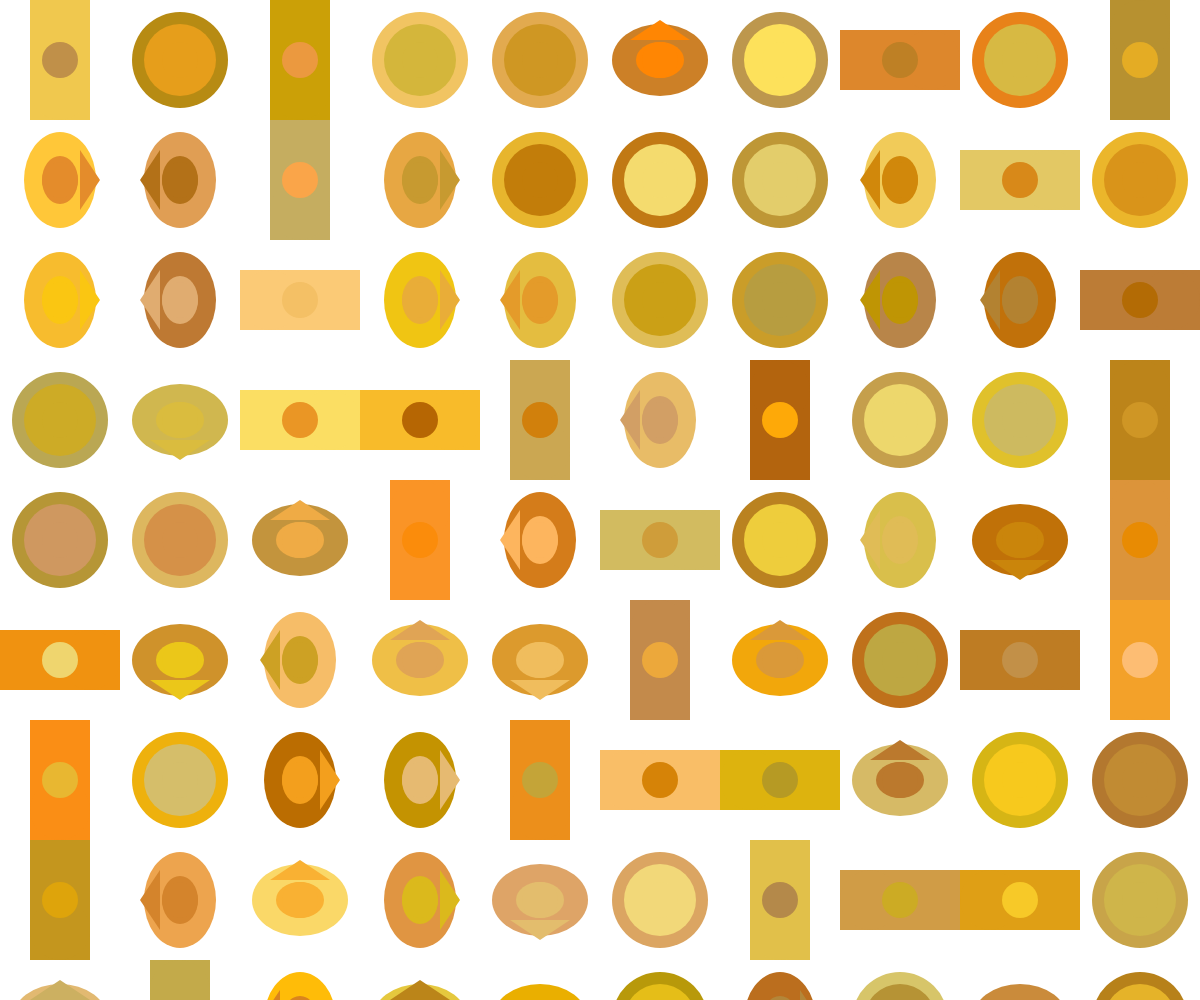
Frame 1 (no input)
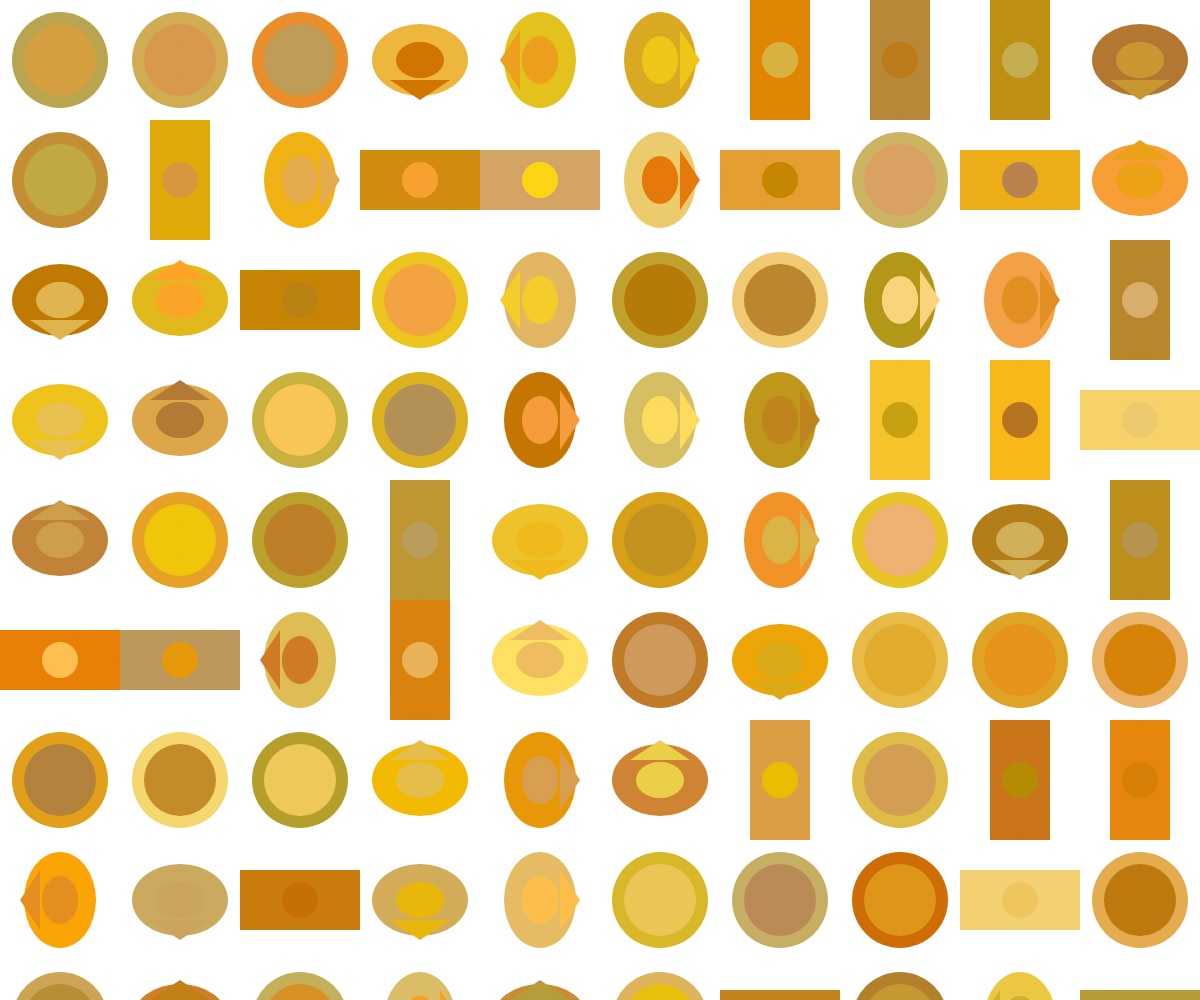
Frame 2 (the mouse pressed at the canvas centre, redrawn once)

The p5.js sketch that drew these frames (run headless with seeded random() and noise() and a simulated clock; the mouse was pressed at the canvas centre and the sketch redrawn once):

// p5.js sketch
// ── sketch.js
let numX, numY;
let modSize;

function setup() {
  let cnv = createCanvas(windowWidth, windowHeight);
  colorMode(HSB, 360, 100, 100, 100);
  background(0, 0, 100); // Background Color in HSB
  noStroke();
  numX = 10;
  numY = 20;
  modSize = windowWidth / numX;
}

function draw() {
  background(0, 0, 100);
  for (let y = 0; y < numY; y++) {
    for (let x = 0; x < numX; x++) {
      push();
      translate(x * modSize + modSize / 2, y * modSize + modSize / 2);
      let n = int(random(0, 4));
      rotate(radians(n * 90));
      egyptianSymbol(); // Call the Egyptian symbol function
      pop();
    }
  }
  noLoop(); // Run draw() function only once
}

function mousePressed() {
  loop(); // Allow redraw when mouse is pressed
}

function windowResized() {
  resizeCanvas(windowWidth, windowHeight);
}

/*-------Egyptian Symbol Function-------*/
function egyptianSymbol() {
  // Define Egyptian symbols with variations in colors and patterns
  let symbolType = int(random(0, 3));
  let color1 = color(random(30, 50), random(50, 100), random(70, 100));
  let color2 = color(random(30, 50), random(50, 100), random(70, 100));

  if (symbolType === 0) {
    // Ankh (Key of Life)
    fill(color1);
    rect(-modSize / 4, -modSize / 2, modSize / 2, modSize);
    ellipse(0, -modSize / 4, modSize / 2, modSize / 2);
    rect(-modSize / 8, -modSize / 4, modSize / 4, modSize / 2);
  } else if (symbolType === 1) {
    // Eye of Horus
    fill(color1);
    ellipse(0, 0, modSize * 0.8, modSize * 0.8);
    fill(color2);
    ellipse(0, 0, modSize * 0.6, modSize * 0.6);
  } else {
    // Scarab Beetle
    fill(color1);
    ellipse(0, 0, modSize * 0.8, modSize * 0.6);
    fill(color2);
    ellipse(0, 0, modSize * 0.4, modSize * 0.3);
    triangle(-modSize / 4, -modSize / 6, 0, -modSize / 3, modSize / 4, -modSize / 6);
  }

  // Add some details to the symbol
  fill(color2);
  ellipse(0, 0, modSize * 0.3, modSize * 0.3);
}
